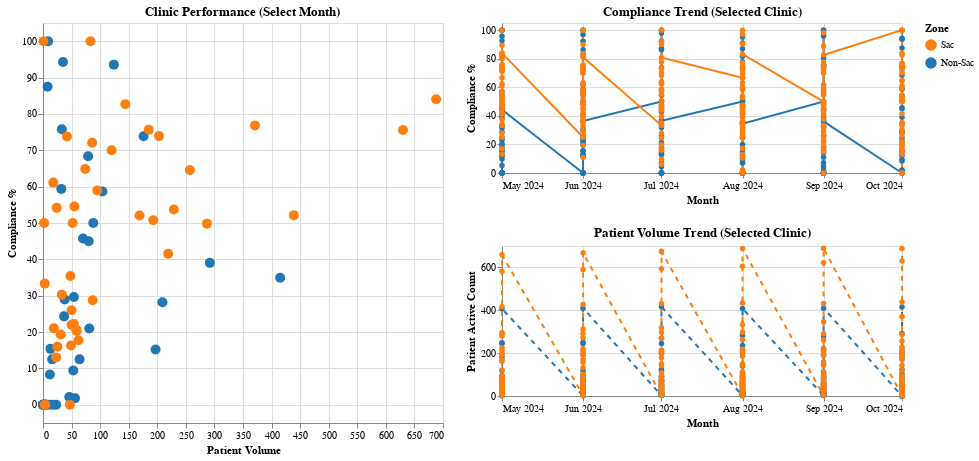

Notebook source saved alongside this figure:
### Markdown cell above
## Step 1: Get Clinic Event Details and Filter for No Show patients

### Code cell
import altair as alt
import io
import glob

# ---------------------------------------------------------
# 1. Load Data from All Months
# ---------------------------------------------------------
metadata_dir = 'metadata/'
files = glob.glob(os.path.join(metadata_dir, "DM2_Protocol_Metrics_*.csv"))

data_frames = []

# Map filenames to Month/Date for sorting
# We'll parse the month name from the end of the filename.
month_map = {
    'may': '2024-05-01',
    'june': '2024-06-01',
    'july': '2024-07-01',
    'august': '2024-08-01',
    'september': '2024-09-01',
    'october': '2024-10-01'
}

print(f"Found {len(files)} files in {metadata_dir}")

for file in files:
    try:
        # Extract month name (e.g., 'october' from '...-october.csv')
        month_name = file.split('-')[-1].replace('.csv', '')
        
        if month_name not in month_map:
            print(f"Skipping file with unknown month: {file}")
            continue
            
        df = pd.read_csv(file)
        
        # Select and Rename Columns
        required_cols = ['Zone', 'Medical Org Name', 'Six Month Program Active Patient Count', 'Three Month Visit Compliant Count']
        df = df[required_cols].rename(columns={
            'Six Month Program Active Patient Count': 'Active_Count',
            'Three Month Visit Compliant Count': 'Compliant_Count'
        })
        
        # Add Date/Month column
        df['Date'] = pd.to_datetime(month_map[month_name])
        df['Month'] = month_name.capitalize()
        
        # Handle Duplicates per month
        if not df['Medical Org Name'].is_unique:
             df = df.drop_duplicates(subset=['Medical Org Name'])
             
        data_frames.append(df)
        
    except Exception as e:
        print(f"Error reading {file}: {e}")

if not data_frames:
    print("No data loaded!")
else:
    df_all = pd.concat(data_frames, ignore_index=True)
    
    # Calculate Compliance %
    df_all['Compliance_Pct'] = (df_all['Compliant_Count'] / df_all['Active_Count'].replace(0, 1)) * 100
    
    print(f"Loaded {len(df_all)} records across {df_all['Month'].nunique()} months.")
    display(df_all.head())

    # ---------------------------------------------------------
    # 2. Interactive Visualization
    # ---------------------------------------------------------
    
    # Create a Month Selection Dropdown
    month_options = sorted(list(month_map.keys()), key=lambda x: month_map[x])
    month_options_cap = [m.capitalize() for m in month_options]
    
    month_dropdown = alt.binding_select(options=month_options_cap, name="Select Month: ")
    month_selection = alt.selection_point(fields=['Month'], bind=month_dropdown, value='October')
    
    # Create Clinic Selection (click on scatter plot to filter trends)
    clinic_selection = alt.selection_point(fields=['Medical Org Name'], on='click', empty=True)
    
    color_scale = alt.Scale(domain=['Sac', 'Non-Sac'], range=['#ff7f0e', '#1f77b4'])

    # --- Chart 1: Scatter Plot (Filtered by Month) ---
    scatter = alt.Chart(df_all).mark_circle(size=100).encode(
        x=alt.X('Active_Count:Q', title='Patient Volume'),
        y=alt.Y('Compliance_Pct:Q', title='Compliance %', scale=alt.Scale(domain=[-5, 105])),
        color=alt.Color('Zone:N', scale=color_scale),
        tooltip=['Medical Org Name', 'Active_Count', 'Compliance_Pct', 'Month'],
        opacity=alt.condition(clinic_selection, alt.value(1), alt.value(0.2))
    ).add_params(
        month_selection,
        clinic_selection
    ).transform_filter(
        month_selection
    ).properties(
        title="Clinic Performance (Select Month)",
        width=400,
        height=400
    )
    
    # --- Chart 2: Trend Lines (Filtered by Clinic Selection) ---
    # We show trends for ALL months, but filtered by the clinic selected in Chart 1
    
    base_trend = alt.Chart(df_all).encode(
        x=alt.X('Date:T', title='Month', axis=alt.Axis(format='%b %Y')),
        color=alt.Color('Zone:N', scale=color_scale)
    ).transform_filter(
        clinic_selection
    )

    trend_compliance = base_trend.mark_line(point=True).encode(
        y=alt.Y('Compliance_Pct:Q', title='Compliance %', scale=alt.Scale(domain=[0, 105])),
        tooltip=['Month', 'Compliance_Pct', 'Medical Org Name']
    ).properties(
        title="Compliance Trend (Selected Clinic)",
        width=400,
        height=150
    )
    
    trend_volume = base_trend.mark_line(point=True, strokeDash=[5,5]).encode(
        y=alt.Y('Active_Count:Q', title='Patient Active Count'),
        tooltip=['Month', 'Active_Count', 'Medical Org Name']
    ).properties(
        title="Patient Volume Trend (Selected Clinic)",
        width=400,
        height=150
    )
    
    # Combine Charts
    dashboard = alt.hconcat(
        scatter,
        alt.vconcat(trend_compliance, trend_volume)
    ).resolve_scale(
        color='shared'
    )
    
    display(dashboard)

### Figure 1 — Vega-Lite specification as saved in the notebook (floating-point values rounded to 4 significant figures; data arrays with more than 128 entries replaced by an {"elided": "..."} marker saying what was removed)
{"config": {"view": {"continuousWidth": 300, "continuousHeight": 300}}, "hconcat": [{"mark": {"type": "circle", "size": 100}, "encoding": {"color": {"field": "Zone", "scale": {"domain": ["Sac", "Non-Sac"], "range": ["#ff7f0e", "#1f77b4"]}, "type": "nominal"}, "opacity": {"condition": {"param": "param_d230fa5b44a74205", "value": 1, "empty": true}, "value": 0.2}, "tooltip": [{"field": "Medical Org Name", "type": "nominal"}, {"field": "Active_Count", "type": "quantitative"}, {"field": "Compliance_Pct", "type": "quantitative"}, {"field": "Month", "type": "nominal"}], "x": {"field": "Active_Count", "title": "Patient Volume", "type": "quantitative"}, "y": {"field": "Compliance_Pct", "scale": {"domain": [-5, 105]}, "title": "Compliance %", "type": "quantitative"}}, "height": 400, "name": "view_3c3311508a418209_0", "title": "Clinic Performance (Select Month)", "transform": [{"filter": {"param": "param_5580c49543b983a2"}}], "width": 400}, {"vconcat": [{"mark": {"type": "line", "point": true}, "encoding": {"color": {"field": "Zone", "scale": {"domain": ["Sac", "Non-Sac"], "range": ["#ff7f0e", "#1f77b4"]}, "type": "nominal"}, "tooltip": [{"field": "Month", "type": "nominal"}, {"field": "Compliance_Pct", "type": "quantitative"}, {"field": "Medical Org Name", "type": "nominal"}], "x": {"axis": {"format": "%b %Y"}, "field": "Date", "title": "Month", "type": "temporal"}, "y": {"field": "Compliance_Pct", "scale": {"domain": [0, 105]}, "title": "Compliance %", "type": "quantitative"}}, "height": 150, "title": "Compliance Trend (Selected Clinic)", "transform": [{"filter": {"param": "param_d230fa5b44a74205", "empty": true}}], "width": 400}, {"mark": {"type": "line", "point": true, "strokeDash": [5, 5]}, "encoding": {"color": {"field": "Zone", "scale": {"domain": ["Sac", "Non-Sac"], "range": ["#ff7f0e", "#1f77b4"]}, "type": "nominal"}, "tooltip": [{"field": "Month", "type": "nominal"}, {"field": "Active_Count", "type": "quantitative"}, {"field": "Medical Org Name", "type": "nominal"}], "x": {"axis": {"format": "%b %Y"}, "field": "Date", "title": "Month", "type": "temporal"}, "y": {"field": "Active_Count", "title": "Patient Active Count", "type": "quantitative"}}, "height": 150, "title": "Patient Volume Trend (Selected Clinic)", "transform": [{"filter": {"param": "param_d230fa5b44a74205", "empty": true}}], "width": 400}]}], "data": {"name": "data-d65b1202e83817c7d389e09814a23a54"}, "params": [{"name": "param_5580c49543b983a2", "select": {"type": "point", "fields": ["Month"]}, "bind": {"input": "select", "options": ["May", "June", "July", "August", "September", "October"], "name": "Select Month: "}, "value": "October", "views": ["view_3c3311508a418209_0"]}, {"name": "param_d230fa5b44a74205", "select": {"type": "point", "fields": ["Medical Org Name"], "on": "click"}, "views": ["view_3c3311508a418209_0"]}], "resolve": {"scale": {"color": "shared"}}, "$schema": "https://vega.github.io/schema/vega-lite/v6.1.0.json", "datasets": {"data-d65b1202e83817c7d389e09814a23a54": {"elided": "481 records"}}}
